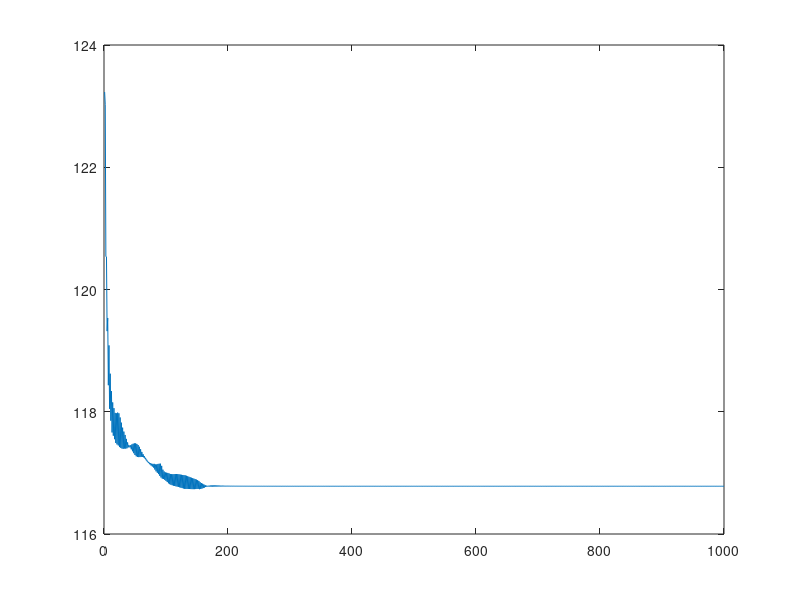
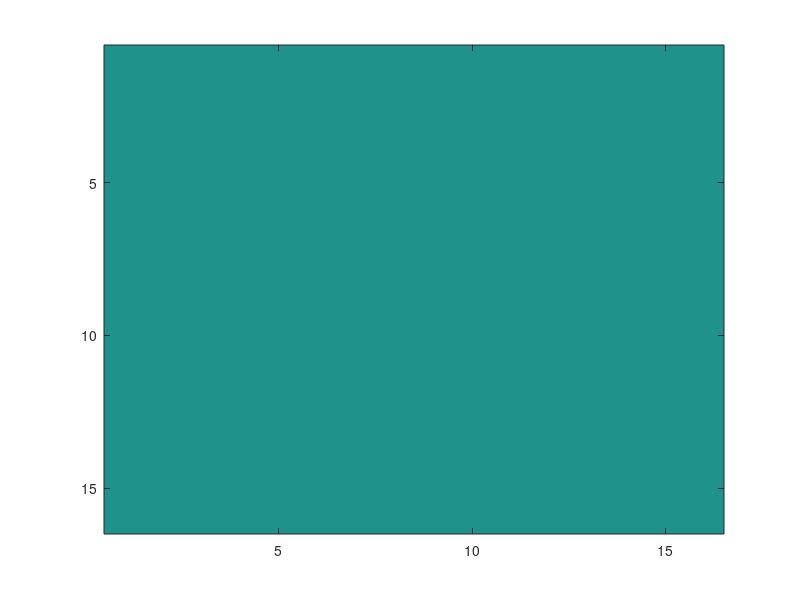
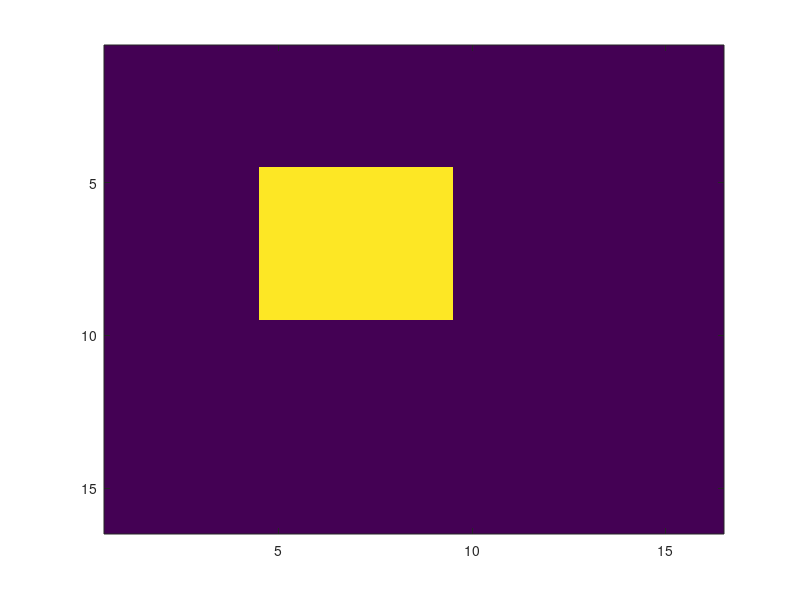
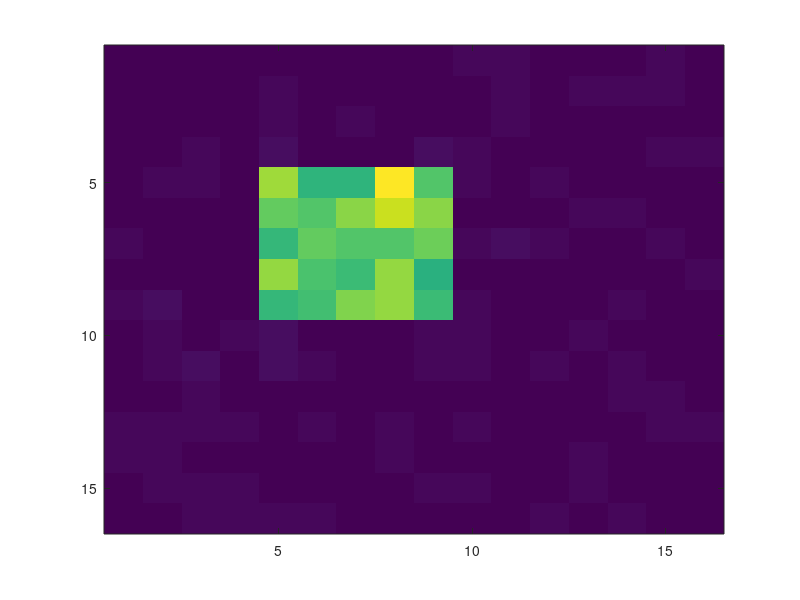

Source code (MATLAB) for these figures, in order:
%%% Gerchberg saxton
ImageSize = [16, 16];

InputField = complex(ones(ImageSize)); % Set up a uniform electric field with a phase of zero hitting the SLM.
SLM = rand(ImageSize)*2*pi - pi; % Here's where the problem is - I defined the phase from 0-2pi, not -pi to pi

GSInput = (InputField.*exp(1i*SLM)); % Add the phase to the SLM


TargetPl = fftshift(fft2(GSInput));

ApproxTargetI = abs(TargetPl).^2;

FTTargetPhase = angle(TargetPl);

%create target shape
targetImage = complex(zeros(ImageSize));
targetImage(5:9, 5:9) = 1+1i;
targetImage = (targetImage - mean(targetImage(:)))./std(targetImage(:));

%Step 3
NewTarget = (targetImage .* exp(1i*FTTargetPhase));

%Step 4
ApproxSourceAmp = ifft2(fftshift(NewTarget));

hologram = angle(ApproxSourceAmp);
hologramI = abs(ApproxSourceAmp).^2;

figure(6)
imagesc(abs(targetImage))

%insert the above algorithm into this loop to go through multipleiterations

iteration = 0;

hologramInput = (InputField.*exp(1i*hologram));

TotalIterations = 1000;
Performance = zeros(1,TotalIterations);
while (iteration < TotalIterations) %|| (ApproxTargetI == targetImage)
   
    TargetPl = fftshift(fft2(hologramInput));   
    
    ApproxTargetI = abs(TargetPl).^2;
    
    FTTargetPhase = angle(TargetPl);
    
    NewTarget = (targetImage .* exp(1i*FTTargetPhase));
    
    ApproxSourceAmp = ifft2(fftshift(NewTarget));
    
    hologram = angle(ApproxSourceAmp);
    
    hologramInput = (InputField.*exp(1i*hologram));
    
    iteration = iteration +1;
    
    ApproxTargetINorm = (ApproxTargetI - mean(ApproxTargetI(:)))./std(ApproxTargetI(:));
    Performance(iteration) = sum(sum(abs(ApproxTargetINorm(:) - targetImage(:))));
end

figure(8)
imagesc(ApproxTargetI)

figure(1)
plot(Performance)

figure(2)
imagesc(abs(InputField))